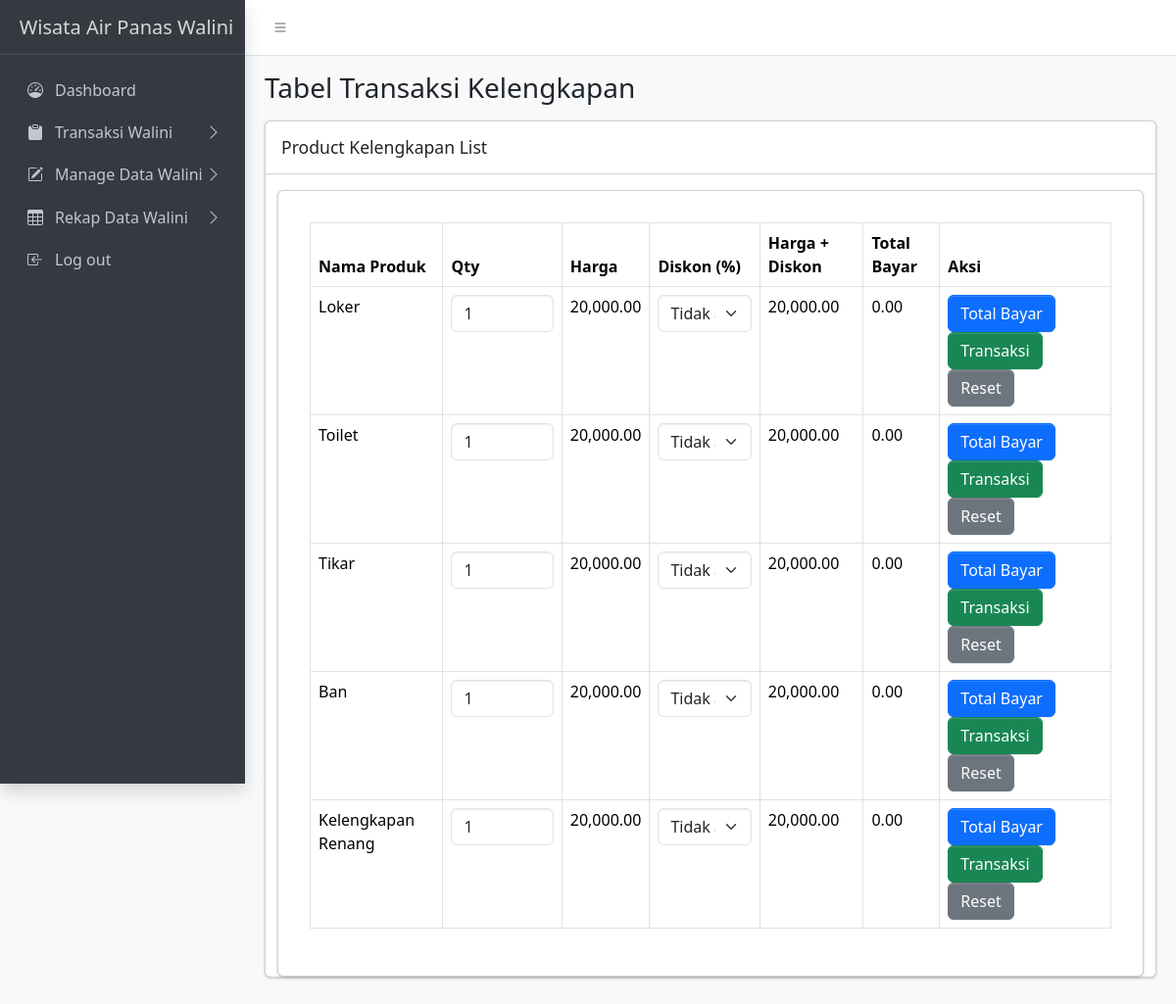
Before: /admin/transaksi/kelengkapan/kelengkapan.php with the older database file.
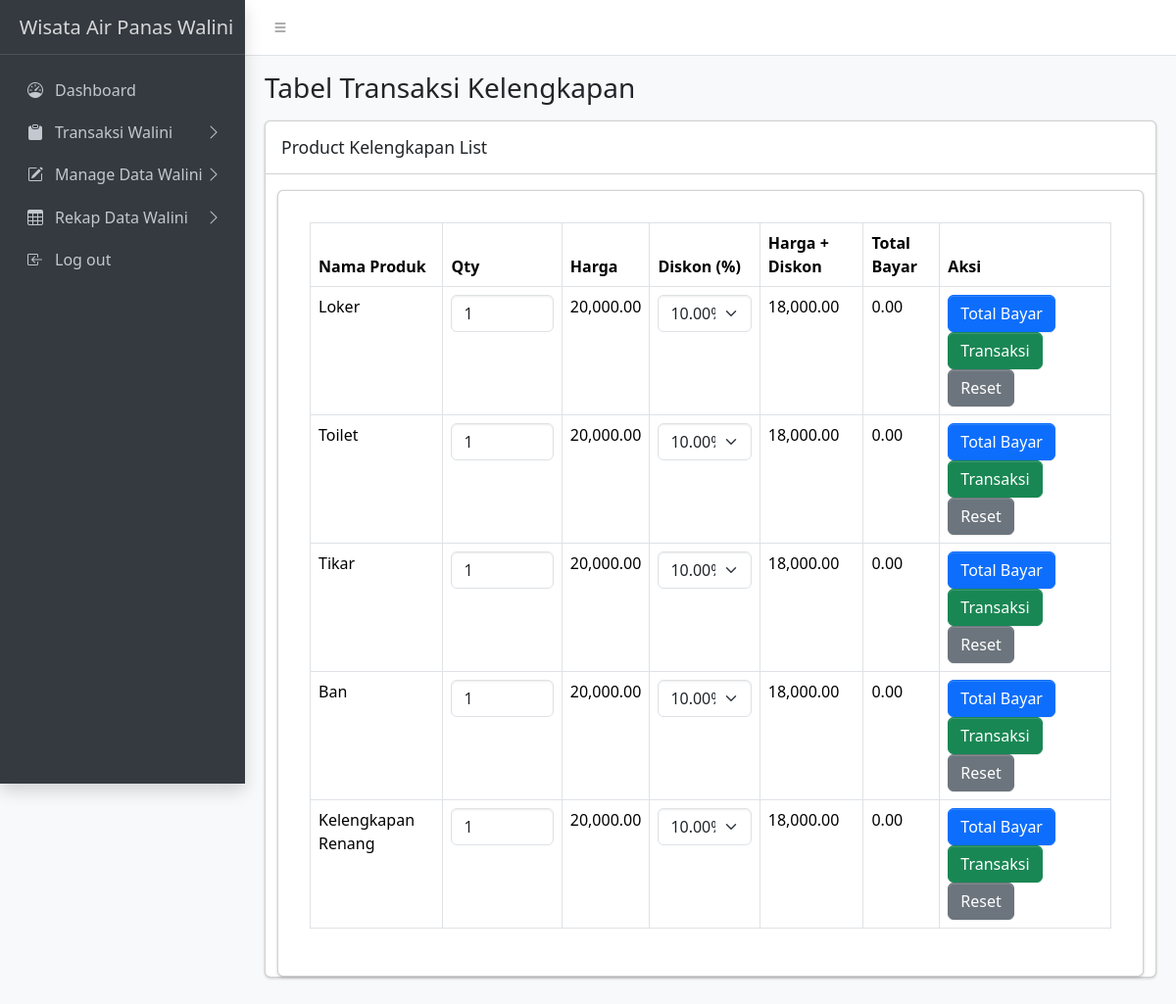
After: the same page with the newer database file.
### tables this page shows
CREATE TABLE `products` (
  `id_product` int(11) NOT NULL,
  `nama_product` varchar(100) NOT NULL,
  `kategori_product` enum('Kolam Renang','Kendaraan','PlayGround','Penginapan','Kelengkapan') NOT NULL,
  `sub_kategori_product` enum('Penginapan Bungalow','Penginapan Kerucut','Penginapan Lumbung','Penginapan Panggung') DEFAULT NULL,
  `harga_weekday` decimal(10,2) NOT NULL,
  `harga_weekend` decimal(10,2) NOT NULL,
  `created_at` datetime NOT NULL DEFAULT current_timestamp(),
  `updated_by` int(11) DEFAULT NULL,
  `img` varchar(255) NOT NULL,
  `updated_at` timestamp NOT NULL DEFAULT current_timestamp() ON UPDATE current_timestamp(),
  `status_penginapan` enum('terisi','kosong') DEFAULT 'kosong'
);

CREATE TABLE `discounts` (
  `id_discount` int(11) NOT NULL,
  `id_product` int(11) NOT NULL,
  `discount_value` decimal(10,2) NOT NULL,
  `created_at` datetime DEFAULT current_timestamp(),
  `updated_at` timestamp NOT NULL DEFAULT current_timestamp() ON UPDATE current_timestamp(),
  `id_user` int(11) NOT NULL
);

### admin/transaksi/kelengkapan/kelengkapan.php (the view, shortened to what the changed rows need)
<?php
require '../../../includes/db_connect.php';
?>
<!DOCTYPE html>
<html lang="en">
<head>
    <link rel="stylesheet" href="https://cdn.jsdelivr.net/npm/@fontsource/source-sans-3@5.0.12/index.css">
    <link rel="stylesheet" href="https://cdn.jsdelivr.net/npm/overlayscrollbars@2.3.0/styles/overlayscrollbars.min.css">
    <link rel="stylesheet" href="https://cdn.jsdelivr.net/npm/bootstrap-icons@1.11.0/font/bootstrap-icons.min.css">
    <link rel="stylesheet" href="../../../assets/css/adminlte.css">
    <link rel="stylesheet" href="https://cdn.jsdelivr.net/npm/apexcharts@3.37.1/dist/apexcharts.css">
    <link rel="stylesheet" href="https://cdn.jsdelivr.net/npm/jsvectormap@1.5.3/dist/css/jsvectormap.min.css">
</head>
<body class="layout-fixed sidebar-expand-lg bg-body-tertiary">
    <div class="app-wrapper">
        <main class="app-main">
            <div class="app-content">
                <div class="container-fluid">
                    <div class="row">
                        <div class="col-md-12">
                            <div class="card mb-4">
                                <div class="container-fluid">
                                    <div class="card mt-3 p-3">
                                        <div class="card-body">
                                            <div class="table-responsive">
                                                <table class="table table-bordered table-hover">
                                                    <thead>
                                                        <tr>
                                                            <th>Nama Produk</th>
                                                            <th>Qty</th>
                                                            <th>Harga</th>
                                                            <th>Diskon (%)</th>
                                                            <th>Harga + Diskon</th>
                                                            <th>Total Bayar</th>
                                                            <th>Aksi</th>
                                                        </tr>
                                                    </thead>
                                                    <tbody>
                                                    <?php
                                                        $sql = "SELECT p.*, d.discount_value
                                                                FROM products p
                                                                LEFT JOIN discounts d ON p.id_product = d.id_product
                                                                WHERE p.kategori_product = 'Kelengkapan'";
                                                        $result = $conn->query($sql);
                                                        if ($result->num_rows > 0) {
                                                            while ($row = $result->fetch_assoc()) {
                                                                $hari = date('l');
                                                                $harga = ($hari == 'Saturday' || $hari == 'Sunday') ? $row['harga_weekend'] : $row['harga_weekday'];
                                                                $diskon = isset($row['discount_value']) ? $row['discount_value'] : 0;
                                                                $harga_diskon = $diskon > 0 ? $harga - ($harga * ($diskon / 100)) : $harga;
                                                                ?>
                                                           <tr
                                                            data-id-product="<?= $row['id_product']; ?>"
                                                            data-id-discount="<?= isset($row['discount_value']) ? $row['discount_value'] : 0; ?>"
                                                            data-nama-product="<?= htmlspecialchars($row['nama_product']); ?>"
                                                            data-username="<?= $_SESSION['username']; ?>"
                                                            >
                                                                    <td><?= htmlspecialchars($row['nama_product']); ?></td>
                                                                    <td>
                                                                        <input type="number" class="form-control qty-input" value="1" data-harga="<?= $harga; ?>" data-diskon="<?= $diskon; ?>" />
                                                                    </td>
                                                                    <td><?= number_format($harga, 2); ?></td>
                                                                    <td>
                                                                        <select class="form-select diskon-select">
                                                                            <option value="0" <?= ($diskon == 0) ? 'selected' : ''; ?>>Tidak ada diskon</option>
                                                                            <option value="<?= $diskon; ?>" <?= ($diskon > 0) ? 'selected' : ''; ?>><?= $diskon; ?>%</option>
                                                                        </select>
                                                                    </td>
                                                                    <td class="harga-diskon"><?= number_format($harga_diskon, 2); ?></td>
                                                                    <td class="total-bayar">0.00</td>
                                                                    <td>
                                                                        <button class="btn btn-primary btn-total-bayar" onclick="calculateRowTotal(this)">Total Bayar</button>
                                                                        <button class="btn btn-success btn-transaksi" onclick="prosesTransaksi(this)">Transaksi</button>
                                                                        <button class="btn btn-secondary btn-reset" onclick="resetRow(this)">Reset</button>
                                                                    </td>
                                                                </tr>
                                                                <?php
                                                            }
                                                        } else {
                                                            echo '<tr><td colspan="7" class="text-center">Tidak ada data produk.</td></tr>';
                                                        }
                                                    ?>
                                                    </tbody>
                                                </table>
                                            </div>
                                        </div>
                                    </div>
                                </div>
                            </div>
                        </div>
                    </div>
                </div>
            </div>
        </main>
    </div>
</body>
</html>

Changed rows visible on the page:
no longer on this page (row unchanged): products: nama_product "Loker", harga_weekday "20,000.00", value "Tidak ada diskon", harga_diskon "20,000.00"
no longer on this page (row unchanged): products: nama_product "Toilet", harga_weekday "20,000.00", value "Tidak ada diskon", harga_diskon "20,000.00"
no longer on this page (row unchanged): products: nama_product "Tikar", harga_weekday "20,000.00", value "Tidak ada diskon", harga_diskon "20,000.00"
no longer on this page (row unchanged): products: nama_product "Ban", harga_weekday "20,000.00", value "Tidak ada diskon", harga_diskon "20,000.00"
no longer on this page (row unchanged): products: nama_product "Kelengkapan Renang", harga_weekday "20,000.00", value "Tidak ada diskon", harga_diskon "20,000.00"
added discounts: id_product.nama_product "Loker", id_product.harga_weekday "20,000.00", discount_value "10.00%", discount_value.harga_weekday "18,000.00"
added discounts: id_product.nama_product "Toilet", id_product.harga_weekday "20,000.00", discount_value "10.00%", discount_value.harga_weekday "18,000.00"
added discounts: id_product.nama_product "Tikar", id_product.harga_weekday "20,000.00", discount_value "10.00%", discount_value.harga_weekday "18,000.00"
added discounts: id_product.nama_product "Ban", id_product.harga_weekday "20,000.00", discount_value "10.00%", discount_value.harga_weekday "18,000.00"
added discounts: id_product.nama_product "Kelengkapan Renang", id_product.harga_weekday "20,000.00", discount_value "10.00%", discount_value.harga_weekday "18,000.00"
